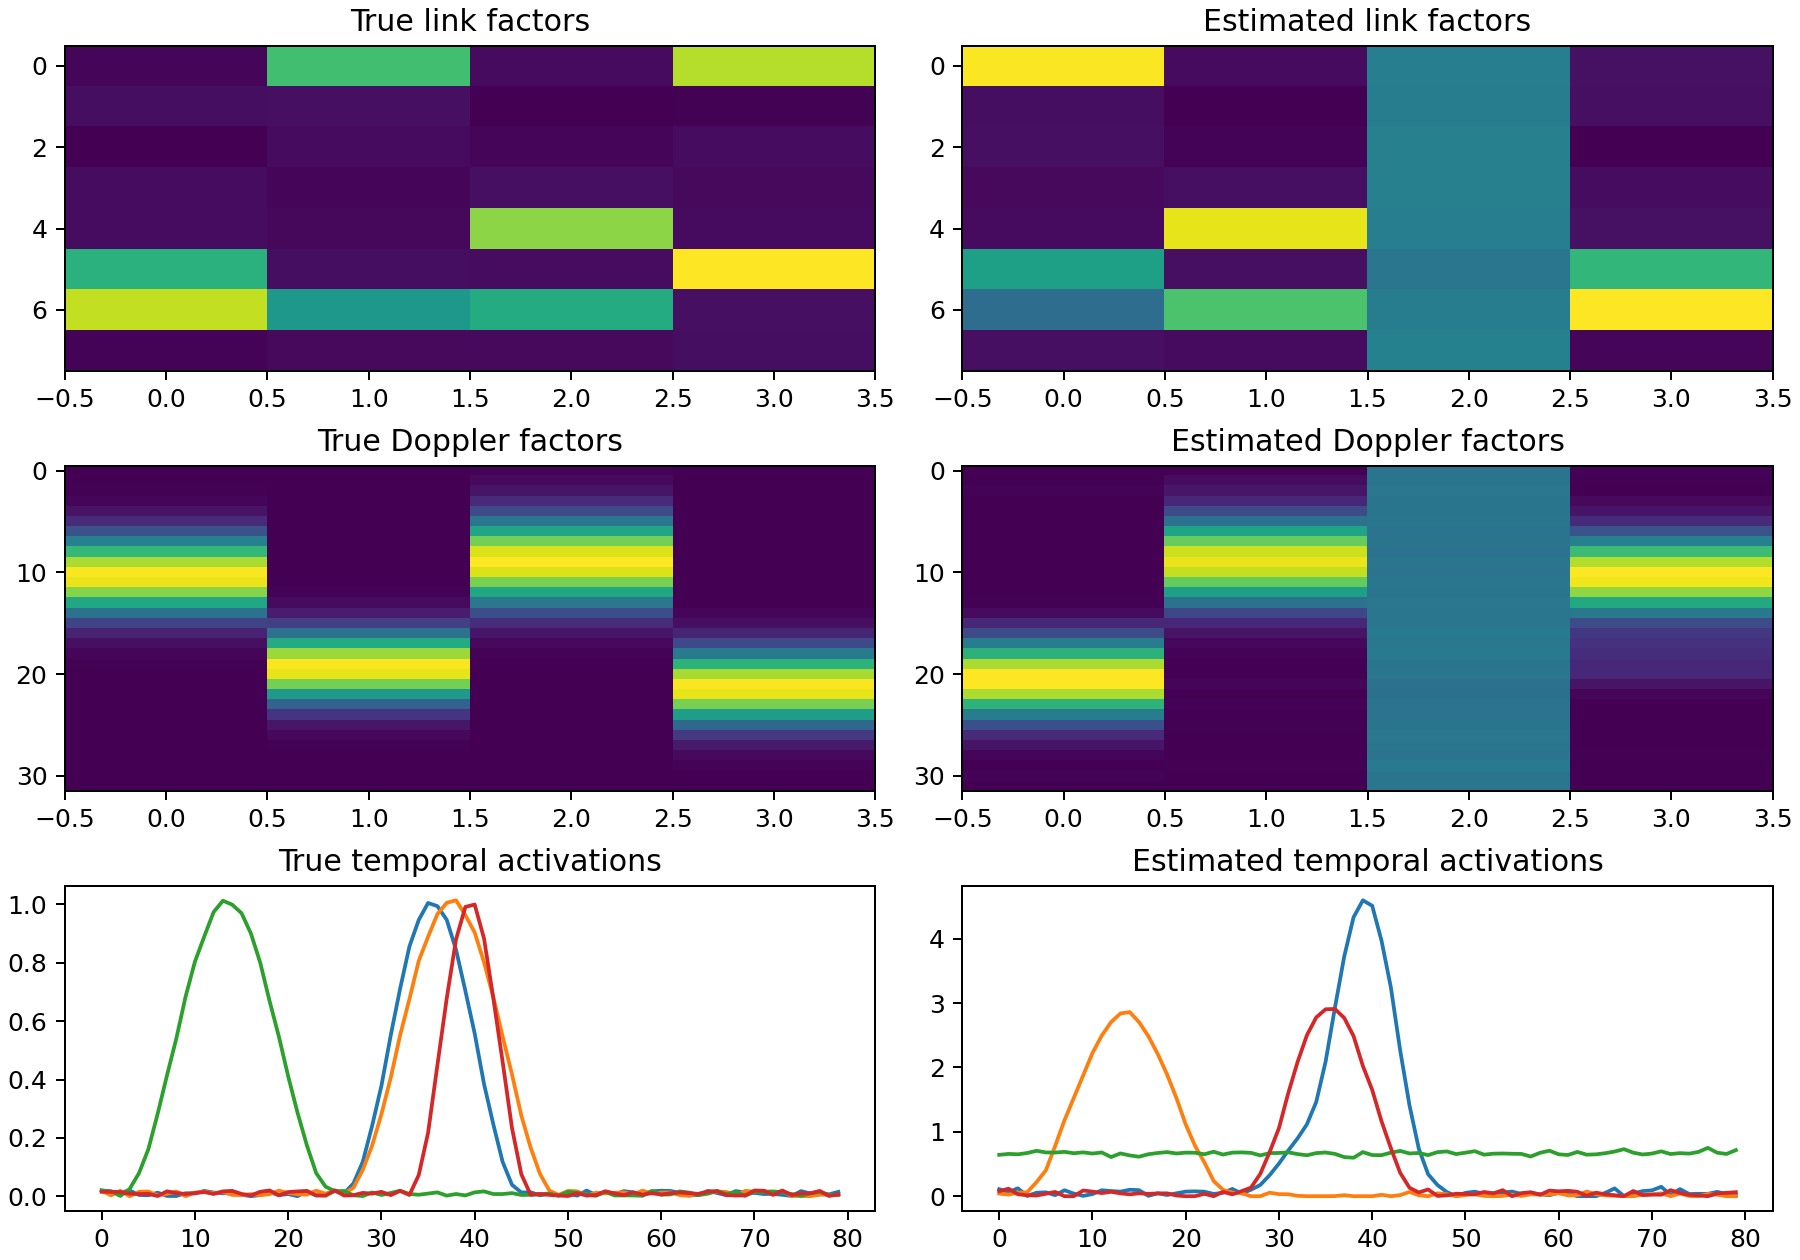

Reproduce this figure in Python.
import numpy as np
import matplotlib.pyplot as plt
from scipy.optimize import linear_sum_assignment


def khatri_rao(a, b):
    # Column-wise Kronecker product.
    return np.einsum("ir,jr->ijr", a, b).reshape(a.shape[0] * b.shape[0], a.shape[1])


def unfold(x, mode):
    return np.reshape(np.moveaxis(x, mode, 0), (x.shape[mode], -1))


def normalize_factors(a, b, c, eps=1e-12):
    r = a.shape[1]
    weights = np.ones(r)
    for m in range(r):
        for factor in (a, b, c):
            n = np.linalg.norm(factor[:, m]) + eps
            factor[:, m] /= n
            weights[m] *= n
    c *= weights[None, :]
    return a, b, c


def cp_reconstruct(a, b, c):
    return np.einsum("lr,dr,tr->ldt", a, b, c)


def nonnegative_cp_mu(x, rank, iters=600, seed=0, eps=1e-9):
    rng = np.random.default_rng(seed)
    l, d, t = x.shape
    a = rng.random((l, rank)) + 0.1
    b = rng.random((d, rank)) + 0.1
    c = rng.random((t, rank)) + 0.1

    x1, x2, x3 = unfold(x, 0), unfold(x, 1), unfold(x, 2)
    errors = []
    for i in range(iters):
        kr = khatri_rao(b, c)
        denom = a @ ((b.T @ b) * (c.T @ c)) + eps
        a *= (x1 @ kr) / denom

        kr = khatri_rao(a, c)
        denom = b @ ((a.T @ a) * (c.T @ c)) + eps
        b *= (x2 @ kr) / denom

        kr = khatri_rao(a, b)
        denom = c @ ((a.T @ a) * (b.T @ b)) + eps
        c *= (x3 @ kr) / denom

        a, b, c = normalize_factors(a, b, c)
        if i % 25 == 0 or i == iters - 1:
            err = np.linalg.norm(x - cp_reconstruct(a, b, c)) / np.linalg.norm(x)
            errors.append(err)
    return a, b, c, np.array(errors)


def gaussian_grid(n, center, width):
    grid = np.arange(n)
    return np.exp(-0.5 * ((grid - center) / width) ** 2)


def make_synthetic_tensor(l=8, d=32, t=80, rank=4, noise=0.05, seed=7):
    rng = np.random.default_rng(seed)
    a = np.zeros((l, rank))
    b = np.zeros((d, rank))
    c = np.zeros((t, rank))

    for r in range(rank):
        active_links = rng.choice(l, size=2, replace=False)
        a[active_links, r] = rng.uniform(0.6, 1.2, size=2)
        a[:, r] += 0.05 * rng.random(l)

        center = rng.uniform(5, d - 6)
        width = rng.uniform(1.5, 4.0)
        b[:, r] = gaussian_grid(d, center, width)

        start = int(rng.uniform(0, t * 0.65))
        duration = int(rng.uniform(t * 0.15, t * 0.35))
        end = min(t, start + duration)
        window = np.hanning(max(4, end - start))
        c[start:end, r] = window[: end - start]
        c[:, r] += 0.02 * rng.random(t)

    x_clean = cp_reconstruct(a, b, c)
    x = x_clean + noise * np.max(x_clean) * rng.random(x_clean.shape)
    return x, a, b, c


def column_corr(x, y):
    x = x / (np.linalg.norm(x, axis=0, keepdims=True) + 1e-12)
    y = y / (np.linalg.norm(y, axis=0, keepdims=True) + 1e-12)
    return np.abs(x.T @ y)


def evaluate(true_factors, est_factors):
    scores = []
    names = ["link", "doppler", "time"]
    for name, true, est in zip(names, true_factors, est_factors):
        corr = column_corr(true, est)
        row, col = linear_sum_assignment(-corr)
        scores.append((name, float(corr[row, col].mean()), corr))
    return scores


def main():
    x, a_true, b_true, c_true = make_synthetic_tensor()
    a, b, c, errors = nonnegative_cp_mu(x, rank=4)
    scores = evaluate((a_true, b_true, c_true), (a, b, c))

    print("Synthetic link-Doppler-time CP sanity check")
    print(f"tensor_shape={x.shape}")
    print(f"relative_reconstruction_error={np.linalg.norm(x - cp_reconstruct(a,b,c)) / np.linalg.norm(x):.4f}")
    for name, score, _ in scores:
        print(f"mean_matched_{name}_correlation={score:.3f}")

    fig, axes = plt.subplots(3, 2, figsize=(10, 7), constrained_layout=True)
    axes[0, 0].imshow(a_true, aspect="auto")
    axes[0, 0].set_title("True link factors")
    axes[0, 1].imshow(a, aspect="auto")
    axes[0, 1].set_title("Estimated link factors")
    axes[1, 0].imshow(b_true, aspect="auto")
    axes[1, 0].set_title("True Doppler factors")
    axes[1, 1].imshow(b, aspect="auto")
    axes[1, 1].set_title("Estimated Doppler factors")
    axes[2, 0].plot(c_true)
    axes[2, 0].set_title("True temporal activations")
    axes[2, 1].plot(c)
    axes[2, 1].set_title("Estimated temporal activations")
    fig.savefig("synthetic_cp_probe.png", dpi=180)
    print("saved=synthetic_cp_probe.png")


if __name__ == "__main__":
    main()
